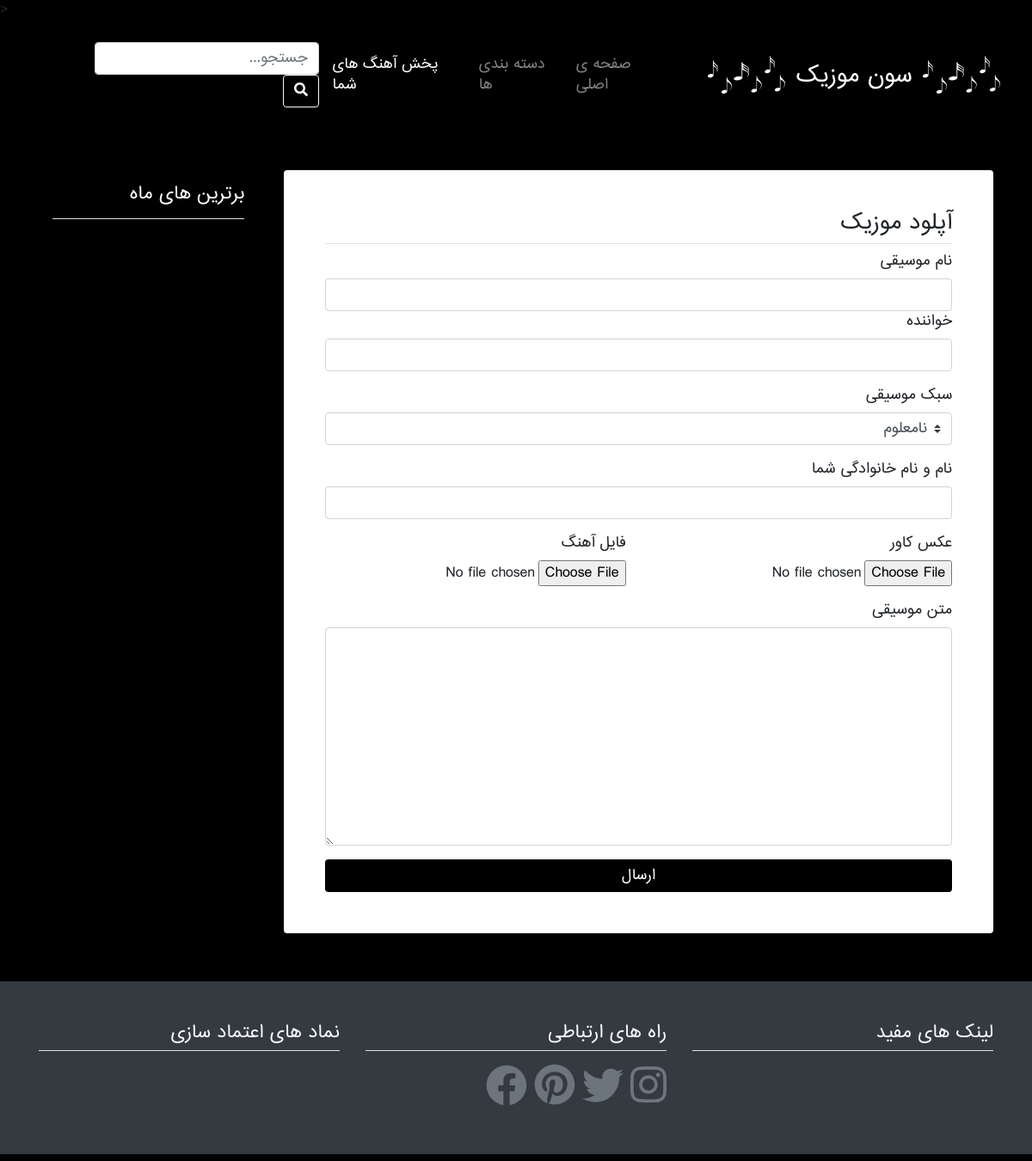
Before: /upload.php with the older database file.
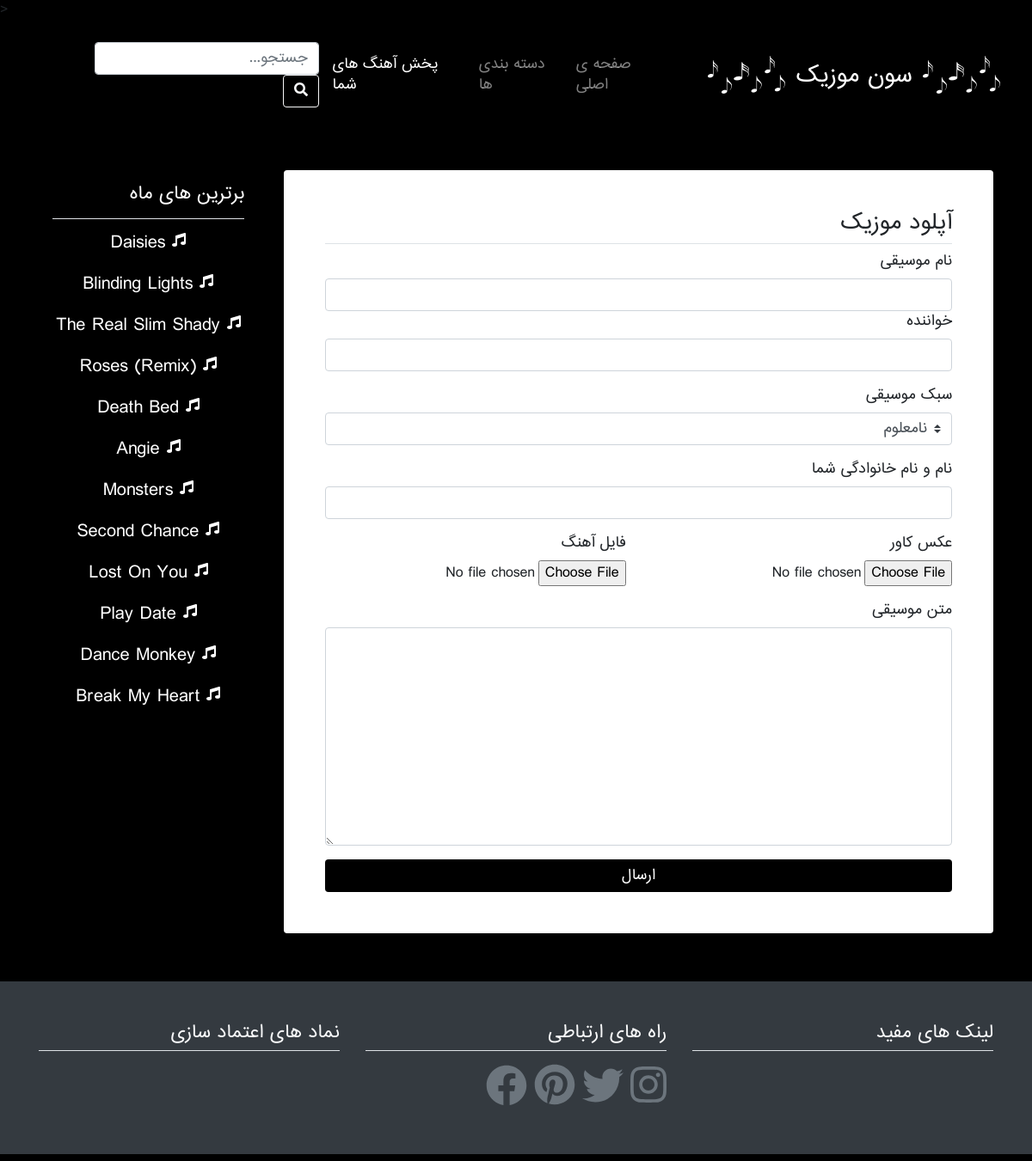
After: the same page with the newer database file.
### tables this page shows
CREATE TABLE `posts` (
  `id` int(11) NOT NULL,
  `name` varchar(255) NOT NULL,
  `artist` varchar(255) NOT NULL,
  `genre` varchar(255) NOT NULL,
  `lyric` longtext NOT NULL,
  `link` longtext NOT NULL,
  `image` longtext NOT NULL,
  `date` varchar(255) NOT NULL,
  `status` tinyint(4) NOT NULL DEFAULT 0,
  `upload` tinyint(4) NOT NULL DEFAULT 0,
  `author` varchar(500) NOT NULL
);

### includes/db.php (called while the page is built, shortened)
<?php
class Connection
{
    private $servername = "localhost";
    private $username = "root";
    private $password = "";
    private $dbname = "sevenmusic";
    public function connect()
    {
        $conn = new PDO("mysql:host=$this->servername;dbname=$this->dbname", $this->username, $this->password);
        $conn->setAttribute(PDO::ATTR_ERRMODE, PDO::ERRMODE_EXCEPTION);
        return $conn;
    }
}
class Query extends Connection
{
    public function get($table){
        $query = "SELECT * FROM $table";
        $get = $this->connect()->prepare($query);
        $get->execute();
        return $get;
    }
}

### upload.php (the view, shortened to what this page needs)
<?php
require("./includes/header2.php");
require_once("./includes/db.php");
?>
<div class="container">
    <div class="row">
        <main class="col-xs-12 col-sm-12 col-md-9 col-lg-9">
            <div class="bg-white shadow p-5 my-5 rounded">
                <h3 class="h4 text-right border-bottom pb-2">آپلود موزیک</h3>
                <div class="row">
                    <div class="col-12">
                        <form enctype="multipart/form-data" method="POST" action="<?php echo htmlspecialchars($_SERVER["PHP_SELF"]); ?>" class="text-right">
                            <div class="form-gruop">
                                <label for="name">نام موسیقی</label>
                                <input type="text" name="name" id="name" class="form-control">
                            </div>
                            <div class="form-group">
                                <label for="artist">خواننده</label>
                                <input type="text" name="artist" id="artist" class="form-control">
                            </div>
                            <div class="form-group">
                                <label for="genre">سبک موسیقی</label>
                                <select name="genre" id="genre" class="custom-select">
                                    <option value="نامعلوم" selected>نامعلوم</option>
                                    <?php
                                        require_once("./includes/db.php");
                                    ?>
                                </select>
                            </div>
                            <div class="form-group">
                                <label for="author">نام و نام خانوادگی شما</label>
                                <input type="text" name="author" id="author" class="form-control">
                            </div>
                            <div class="form-group">
                                <div class="row">
                                    <div class="col-xs-12 col-sm-12 col-md-6 col-lg-6">
                                        <label for="image">عکس کاور</label>
                                        <input class="form-control-file" type="file" name="image" id="image" accept=".jpg,.jpeg,.png">
                                    </div>
                                    <div class="col-xs-12 col-sm-12 col-md-6 col-lg-6">
                                        <label for="music">فایل آهنگ</label>
                                        <input type="file" name="music" id="music" class="form-control-file" accept=".mp3,.flac">
                                    </div>
                                </div>
                            </div>
                            <div class="form-group">
                                <label for="lyrics">متن موسیقی</label>
                                <textarea name="lyrics" id="lyrics" cols="30" rows="10" class="form-control"></textarea>
                            </div>
                            <button type="submit" class="btn Music w-100">ارسال</button>
                        </form>
                    </div>
                </div>
            </div>
        </main>
        <aside class="col-xs-12 col sm-12 col-md-3 col-lg-3">
            <div class="Music shadow p-3 my-5 rounded">
                <?php require("./includes/sidebar.php"); ?>
            </div>
        </aside>
    </div>
</div>
<?php require("./includes/footer.php"); ?>

### includes/sidebar.php
<div>
    <h5 class="text-right border-bottom pb-3">برترین های ماه</h5>
    <?php
                        require_once("./includes/db.php");
                        $query = new Query();
                        $data = $query->get("posts");
                        foreach( $data->fetchAll() as $result ){
                            if($result["status"] == 1)
                            echo "<a class='mt-3 d-flex justify-content-center white' href='music.php?music=".$result["name"]."&post_id=".$result["id"]."'><i class='fas fa-music ml-2'></i><h5 class=''>".$result["name"]."</h5></a>";
                        }
                    ?>
</div>

Changed rows visible on the page:
added posts: name "Daisies"
added posts: name "Blinding Lights"
added posts: name "The Real Slim Shady"
added posts: name "Roses (Remix)"
added posts: name "Death Bed"
added posts: name "Angie"
added posts: name "Monsters"
added posts: name "Second Chance"
added posts: name "Lost On You"
added posts: name "Play Date"
added posts: name "Dance Monkey"
added posts: name "Break My Heart"
